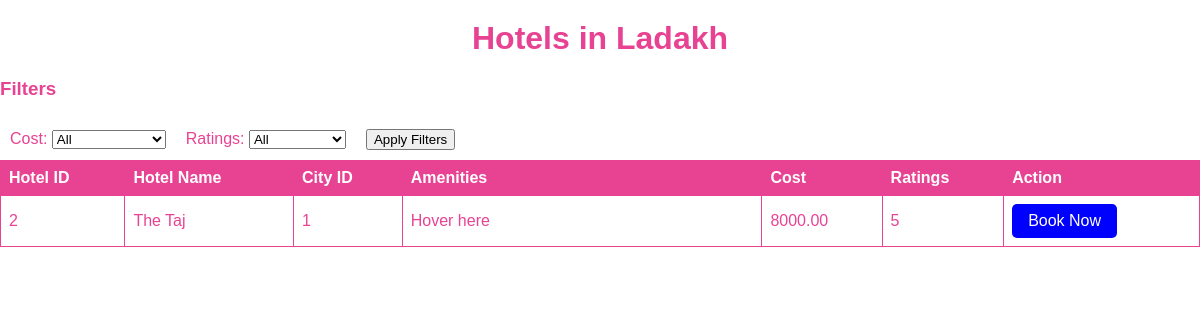
The page /view_hotels.php?city_id=1 on the database its author committed.
### tables this page shows
CREATE TABLE `cities` (
  `cityid` int(4) NOT NULL,
  `city` varchar(255) NOT NULL,
  `region` varchar(255) NOT NULL,
  `season` varchar(255) NOT NULL,
  `days` int(2) NOT NULL,
  `cost` int(9) NOT NULL
);

CREATE TABLE `hotels` (
  `hotelid` int(11) NOT NULL,
  `hotel` varchar(255) NOT NULL,
  `cityid` int(11) DEFAULT NULL,
  `cost` decimal(10,2) DEFAULT NULL,
  `amenities` text DEFAULT NULL,
  `ratings` int(1) DEFAULT NULL
);

### view_hotels.php (the view, shortened to what this page needs)
<?php
$servername = "localhost";
$username = "root";
$password = "";
$dbname = "travelscapes";
$conn = new mysqli($servername, $username, $password, $dbname);
$cityId = $_GET['city_id'];
$cityName = '';
$citySql = "SELECT city FROM cities WHERE cityid = $cityId";
$cityResult = $conn->query($citySql);
if ($cityResult->num_rows > 0) {
    $row = $cityResult->fetch_assoc();
    $cityName = $row['city'];
}
$sql = "SELECT * FROM hotels WHERE cityid = $cityId";
$result = $conn->query($sql);
$selectedCost = isset($_POST["cost"]) ? $_POST["cost"] : "All";
$selectedRatings = isset($_POST["ratings"]) ? $_POST["ratings"] : "All";
?>
<!DOCTYPE html>
<html>
<head>
    <link rel="stylesheet" href="hotels.css">
</head>
<body>
    <h1>Hotels in <?php echo $cityName; ?></h1>
    <form method="post" action="<?php echo $_SERVER['PHP_SELF'] . "?city_id=$cityId"; ?>">
        <h3>Filters</h3>
        <div class="filter-container">
            <div class="filter-select">
                <label>Cost:
                    <select name="cost">
                        <option value="All" <?php if ($selectedCost === "All") echo "selected"; ?>>All</option>
                    </select>
                </label>
            </div>
            <div class="filter-select">
                <label>Ratings:
                    <select name="ratings">
                        <option value="All" <?php if ($selectedRatings === "All") echo "selected"; ?>>All</option>
                    </select>
                </label>
            </div>
            <div class="filter-select">
                <input type="submit" value="Apply Filters">
            </div>
        </div>
    </form>
    <?php
    if ($result->num_rows > 0) {
        echo "<table border='1'>";
        echo "<tr>";
        echo "<th>Hotel ID</th>";
        echo "<th>Hotel Name</th>";
        echo "<th>City ID</th>";
        echo "<th class='amenities-column'>Amenities</th>";
        echo "<th>Cost</th>";
        echo "<th>Ratings</th>";
        echo "<th>Action</th>";
        echo "</tr>";
        while ($row = $result->fetch_assoc()) {
            $amenities = explode(',', $row['amenities']);
            echo "<tr>";
            echo "<td>" . $row['hotelid'] . "</td>";
            echo "<td>" . $row['hotel'] . "</td>";
            echo "<td>" . $row['cityid'] . "</td>";
            echo "<td class='amenities-column'>" .
                 "<div class='amenities-list'>" .
                 join("<br>", array_map(function ($index, $amenity) {
                     return "<span class='amenity-item'>{$index}. {$amenity}</span>";
                 }, range(1, count($amenities)), $amenities)) .
                 "</div>" .
                 "Hover here";
            echo "</td>";
            echo "<td>" . $row['cost'] . "</td>";
            echo "<td>" . $row['ratings'] . "</td>";
            echo "<td><a href='booking.php?hotel_id=" . $row['hotelid'] . "' class='book-button'>Book Now</a></td>";
            echo "</tr>";
        }
        echo "</table>";
    } else {
        echo "No hotels found in " . $cityName;
    }
    ?>
</body>
</html>

### css/hotels.css (style rules this page uses)
body { background-color: #fff; color: #e84393; font-family: Arial, sans-serif; margin: 0; padding: 0; }
h1 { color: #e84393; text-align: center; margin-top: 20px; }
.filter-container { display: flex; flex-direction: row; align-items: center; }
.filter-select { margin: 10px; }
table { border-collapse: collapse; width: 100%; }
th, td { border: 1px solid #e84393; padding: 8px; text-align: left; }
th { background-color: #e84393; color: #fff; }
.amenities-column { width: 30%; transition: width 0.3s; }
.book-button { background-color: #e84393; color: #fff; padding: 8px 16px; text-align: center; text-decoration: none; display: inline-block; border: none; cursor: pointer; border-radius: 5px; }
.book-button { background-color: blue; color: white; padding: 8px 16px; text-align: center; text-decoration: none; display: inline-block; border: none; cursor: pointer; border-radius: 5px; }

### rows shown on the page
cities: city "Ladakh"
hotels: hotelid "2", hotel "The Taj", cityid "1", cost "8000.00", ratings "5"
